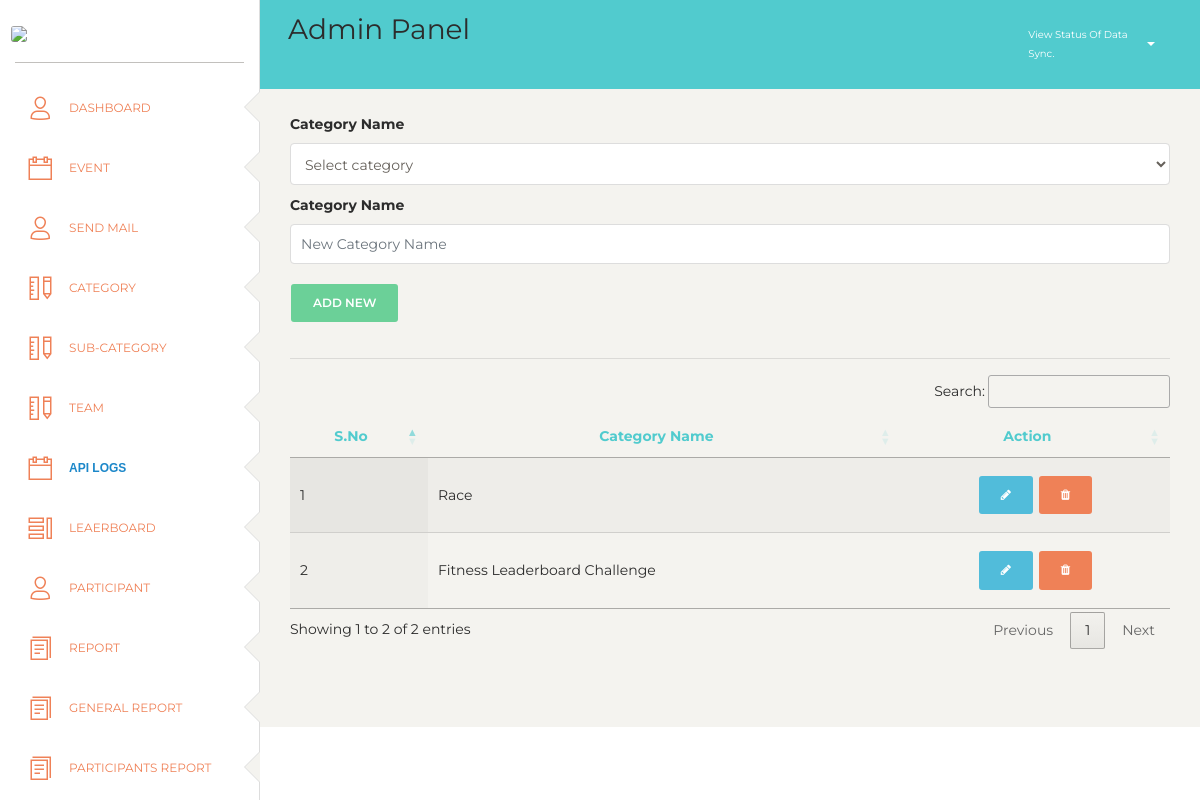
Page /index.php/category/subCategory on the committed database.
### tables this page shows
CREATE TABLE `event_category` (
  `category_id` int(11) NOT NULL,
  `category_name` varchar(255) NOT NULL,
  `category_added_on` datetime NOT NULL DEFAULT current_timestamp()
);

### application/controllers/Category.php (called while the page is built, shortened)
<?php
	class Category extends CI_Controller
	{
		public function subCategory(){
			$data['userSessionData']=unserialize($this->session->userdata('adminData'));
			$data['categories']= $this->db->get('event_category')->result();
			$this->load->view('layout/header',$data);
			$this->load->view('pages/subCategory');
			$this->load->view('layout/footer');
		}
	}
?>

### index.php (called while the page is built, shortened)
<?php
require_once BASEPATH.'core/CodeIgniter.php';

### application/views/pages/subCategory.php (the view, shortened to what this page needs)
<div class="content">
    <div class="row">
        <div class="col-md-12">
            <form id="addCategory">
                <div class="form-group">
                    <label class="font-weight-bold">Category Name</label>
                    <select type="text" class="form-control" name="cat_name" placeholder="New Category Name">
                        <option selected disabled>Select category</option>
                    </select>
                </div>
                <div class="form-group">
                    <label class="font-weight-bold">Category Name</label>
                    <input type="text" class="form-control" name="cat_name" placeholder="New Category Name">
                </div>
                <div class="form-group">
                    <input type="submit" class="btn btn-success" Value="Add New">
                </div>
            </form>
        </div>
    </div>
    <hr>
    <div class="row">
        <div class="col-md-12">
            <table class="display" id="raceEx" style="width: 100%">
                <thead class=" text-primary">
                    <th class="text-center">
                        S.No
                    </th>
                    <th class="text-center">
                        Category Name
                    </th>
                    <th class="text-center">
                        Action
                    </th>
                </thead>
                <tbody>
                    <?php $i=1;?>
                    <?php foreach($categories as $cat): ?>
                       <tr>
                           <td><?=$i?></td>
                           <td><?=$cat->category_name?></td>
                           <td class="text-center">
                                    <a href="javascript:void(0)" class="btn btn-info editCat" cat_id="<?=$cat->category_id?>" cat_name="<?=$cat->category_name?>" ><i class="fa fa-pencil"></i></a>
                                    <a href="javascript:void(0)" cat_id="<?=$cat->category_id?>" class="btn btn-danger dltCategory"><i class="fa fa-trash"></i></a>
                                </td>
                       </tr>
                    <?php $i++?>
                    <?php endforeach;?>
                </tbody>
              </table>
        </div>
    </div>
</div>

### rows in the picture
event_category: category_name "Race"
event_category: category_name "Fitness Leaderboard Challenge"
